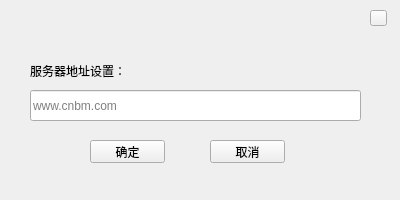
<?xml version="1.0" encoding="UTF-8"?>
<ui version="4.0">
 <class>ServerAddressSet</class>
 <widget class="QWidget" name="ServerAddressSet">
  <property name="geometry">
   <rect>
    <x>0</x>
    <y>0</y>
    <width>400</width>
    <height>200</height>
   </rect>
  </property>
  <property name="windowTitle">
   <string>ServerAddressSet</string>
  </property>
  <property name="styleSheet">
   <string notr="true">background-image: url(:/setting/setting/bg_list.png);</string>
  </property>
  <widget class="QLabel" name="backLabel">
   <property name="geometry">
    <rect>
     <x>0</x>
     <y>0</y>
     <width>400</width>
     <height>200</height>
    </rect>
   </property>
   <property name="text">
    <string/>
   </property>
  </widget>
  <widget class="QLabel" name="titleLabel">
   <property name="geometry">
    <rect>
     <x>30</x>
     <y>60</y>
     <width>311</width>
     <height>21</height>
    </rect>
   </property>
   <property name="text">
    <string>服务器地址设置：</string>
   </property>
  </widget>
  <widget class="QLineEdit" name="serverLineEdit">
   <property name="geometry">
    <rect>
     <x>30</x>
     <y>90</y>
     <width>331</width>
     <height>31</height>
    </rect>
   </property>
   <property name="mouseTracking">
    <bool>true</bool>
   </property>
   <property name="focusPolicy">
    <enum>Qt::StrongFocus</enum>
   </property>
   <property name="placeholderText">
    <string>www.cnbm.com</string>
   </property>
  </widget>
  <widget class="QPushButton" name="closeBtn">
   <property name="geometry">
    <rect>
     <x>370</x>
     <y>10</y>
     <width>17</width>
     <height>16</height>
    </rect>
   </property>
   <property name="text">
    <string/>
   </property>
  </widget>
  <widget class="QPushButton" name="queDingBtn">
   <property name="geometry">
    <rect>
     <x>90</x>
     <y>140</y>
     <width>75</width>
     <height>23</height>
    </rect>
   </property>
   <property name="text">
    <string>确定</string>
   </property>
  </widget>
  <widget class="QPushButton" name="cancelBtn">
   <property name="geometry">
    <rect>
     <x>210</x>
     <y>140</y>
     <width>75</width>
     <height>23</height>
    </rect>
   </property>
   <property name="text">
    <string>取消</string>
   </property>
  </widget>
  <widget class="QLabel" name="logoLabel">
   <property name="geometry">
    <rect>
     <x>10</x>
     <y>10</y>
     <width>242</width>
     <height>46</height>
    </rect>
   </property>
   <property name="text">
    <string/>
   </property>
  </widget>
 </widget>
 <layoutdefault spacing="6" margin="11"/>
 <resources/>
 <connections/>
</ui>
